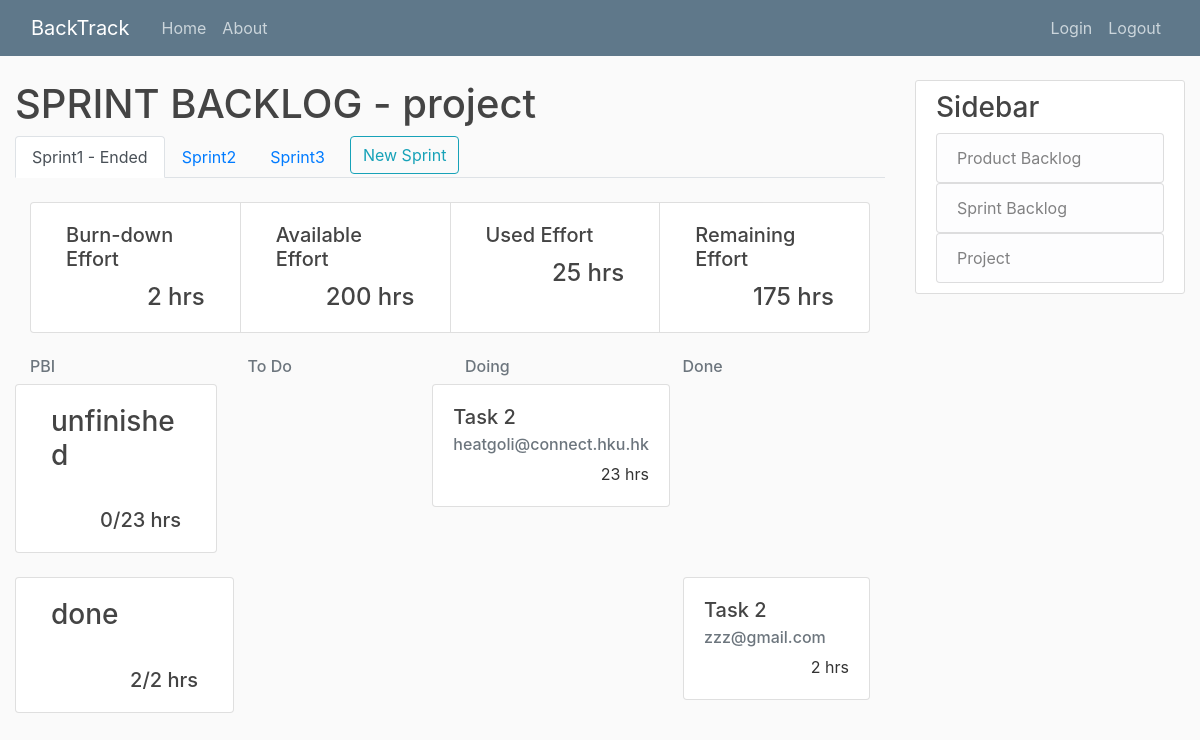
Screenshot of /project-sprint_18/ with the database file from the repository.
### project/models.py (models this page shows, shortened)
class Project(models.Model):
	title = models.CharField(max_length=20, unique=True)
	details = models.TextField()
	slug = models.SlugField(unique=True, default="")
	duration = models.IntegerField("Sprint Duration(week)", default=2)

### sprintBacklog/models.py (models this page shows, shortened)
class Sprint(models.Model):
	title = models.CharField(max_length=20, default="Sprint")
	available_effort = models.IntegerField()
	start_date = models.DateField(blank=True, null=True)
	details = models.TextField(null=True)
	project = models.ForeignKey(Project, on_delete=models.CASCADE, blank=True, null=True, default=None)
	status_choice = [
		('Not Started', 'Not Started'),
		('Started', 'Started'),
		('Ended', 'Ended'),
	]
	status = models.CharField(
		max_length = 20,
		choices = status_choice,
		default ='Not Started',
	)
	def save(self, *args, **kwargs):
		number_of_sprint = Sprint.objects.filter(project=self.project).count()
		if Sprint.objects.filter(project=self.project).count() == None:
			number_of_sprint = 1
		else:
			number_of_sprint += 1
		if self not in Sprint.objects.filter(project=self.project):
			self.title = "Sprint" + str(number_of_sprint)
		super().save(*args, **kwargs)

class Task(models.Model):
	title = models.CharField(max_length=20, default="Task")
	status_choice = [
		('To Do', 'To Do'),
		('Doing', 'Doing'),
		('Done', 'Done'),
	]
	status = models.CharField(
		max_length = 5,
		choices = status_choice,
		default ='To Do',
	)
	effort = models.IntegerField("effort(hour)")
	details = models.TextField(null=True)
	sprint = models.ForeignKey(Sprint, on_delete=models.CASCADE, default=None)
	PBI = models.ForeignKey(PBI, on_delete=models.CASCADE, default=None)
	task_owner = models.ForeignKey(User, on_delete=models.SET_NULL, default=None, null=True, blank=True)

### productBacklog/models.py (models this page shows, shortened)
class PBI(models.Model):
	priority = models.IntegerField()
	title = models.CharField(max_length=20)
	status_choice = [
		('To Do', 'To Do'),
		('Doing', 'Doing'),
		('Done', 'Done'),
		('Unfinished', 'Unfinished')
	]
	status = models.CharField(
		max_length = 20,
		choices = status_choice,
		default = 'To Do',
	)
	ESP = models.IntegerField("estimated story point")
	details = models.TextField()
	project = models.ForeignKey(Project, on_delete=models.CASCADE, blank=True, null=True, default=None)
	sprint = models.ManyToManyField(Sprint) # , blank=True, null=True, default=None)

### users/models.py (models this page shows, shortened)
class User(AbstractBaseUser):
	email				=	models.EmailField(verbose_name="email",max_length=60, unique=True)
	position			=	models.CharField(
								max_length=32,
							)
	username			=	models.CharField(max_length=10,unique=True)
	date_joined			=	models.DateTimeField(verbose_name='date joined', auto_now_add = True)
	last_login			=	models.DateTimeField(verbose_name='last login', auto_now=True)
	is_admin			=	models.BooleanField(default=False)
	is_active			=	models.BooleanField(default=True)
	is_staff			=	models.BooleanField(default=False)
	is_superuser		=	models.BooleanField(default=False)
	USERNAME_FIELD	=	'email'
	REQUIRED_FIELDS	=	['username',]
	objects = MyAccountManager()
	def __str__(self):
		return self.email

### sprintBacklog/views.py (the view)
# urls.py: path('<int:sprint>/', SprintBacklogListView.as_view(), name='sprint-home'),
class SprintBacklogListView(ListView):
	model = Sprint
	template_name = 'sprintBacklog/home.html'
	context_object_name = 'sprint'
	def get_queryset(self):
		queryset = Sprint.objects.filter(project_id=self.project).order_by('pk')
		index = 1
		for s in queryset:
			s.title = "Sprint" + str(index)
			s.save()
			index += 1
		return self.sprint
	def dispatch(self, request, *args, **kwargs):
		self.project = get_object_or_404(Project, slug=kwargs['project'])
		self.sprint = Sprint.objects.get(pk=kwargs['sprint'])
		return super().dispatch(request, *args, **kwargs)
	def get_context_data(self, **kwargs):
		context = super().get_context_data(**kwargs)
		context['project'] = self.project
		context['all_sprint'] = Sprint.objects.filter(project=self.project).order_by('pk')
		context['PBI'] = PBI.objects.filter(project=self.project, status='To Do')
		context['lastSprintEnded'] = Sprint.objects.filter(project=self.project).order_by('pk').last().status == 'Ended'
		task = []
		total = 0
		completed = 0
		for p in PBI.objects.filter(sprint=self.sprint):
			todo = Task.objects.filter(sprint=self.sprint).filter(status='To Do').filter(PBI=p)
			doing = Task.objects.filter(sprint=self.sprint).filter(status='Doing').filter(PBI=p)
			done = Task.objects.filter(sprint=self.sprint).filter(status='Done').filter(PBI=p)
			todoE = todo.aggregate(Sum('effort')).get('effort__sum') if todo else 0
			doingE = doing.aggregate(Sum('effort')).get('effort__sum') if doing else 0
			doneE = done.aggregate(Sum('effort')).get('effort__sum') if done else 0
			total += doneE + doingE + todoE
			completed += doneE
			tmp = {"pbi": p,
					"todo": todo,
					"doing": doing,
					"done": done,
					"finish": doneE,
					"not_finish": doingE + todoE + doneE
					}
			task.append(tmp)
		stat = {"completed": completed,
				"available": self.sprint.available_effort,
				"used": total,
				"remaining": self.sprint.available_effort - total
				}
		context['stat'] = stat
		context['task'] = task
		return context

### templates/SprintBacklog/home.html (shortened to what this page needs)
{% extends "base.html" %}
{% block content %}
	<h1>SPRINT BACKLOG - {{ project.title }}</h1>
	<ul class="nav nav-tabs" align="right">
		{% for s in all_sprint %}
		<li class="nav-item">
			{% if s.pk == sprint.pk %}
				<a class="nav-link active" href="{% url 'sprintBacklog-detail' project.slug s.pk %}">{{ s.title }} - {{ sprint.status }}</a>
			{% else %}
				<a class="nav-link" href="{% url 'sprint-home' project.slug s.pk %}">{{ s.title }}</a>
			{% endif %}
		</li>
		{% endfor %}
		{% if lastSprintEnded %}
		<li class="nav-item">
			<a class="btn btn-outline-info ml-2" href="{% url 'sprintBacklog-create' project.slug %}">New Sprint</a>
		</li>
		{% endif %}
	</ul>
	<div class="container-fluid">
	<div class="card-group">
		<div class="col-sm card">
			<div class="card-body">
				<h5 class="card-title">Burn-down Effort</h5>
				<h4 class="card-text" style="text-align: right">{{ stat.completed }} hrs</h4>
			</div>
		</div>
		<div class="col-sm card">
			<div class="card-body">
				<h5 class="card-title">Available Effort</h5>
				<h4 class="card-text" style="text-align: right">{{ stat.available }} hrs</h4>
			</div>
		</div>
		<div class="col-sm card">
			<div class="card-body">
				<h5 class="card-title">Used Effort</h5>
				<h4 class="card-text" style="text-align: right">{{ stat.used }} hrs</h4>
			</div>
		</div>
		<div class="col-sm card">
			<div class="card-body">
				<h5 class="card-title">Remaining Effort</h5>
				<h4 class="card-text" style="text-align: right">{{ stat.remaining }} hrs</h4>
			</div>
		</div>
	</div>
	</div>
	<div class="container">
		<div class="row">
			<div class="col-md">
				<h6 class="text-muted">PBI</h6>
			</div>
			<div class="col-md">
				<h6 class="text-muted">To Do</h6>
			</div>
			<div class="col-md">
				<h6 class="text-muted">Doing</h6>
			</div>
			<div class="col-md">
				<h6 class="text-muted">Done</h6>
			</div>
		</div>
	</div>
	{% for t in task %}
	<div class="container">
		<div class="row">
			<div class="col-sm card">
				<div class="card-body d-flex flex-column">
					<a href="{% url 'productBacklog-detail' project.slug t.pbi.pk %}"><h3 class="card-title">{{ t.pbi.title }}</h3></a>
					<h5 class="card-text mt-auto" style="text-align: right">{{ t.finish }}/{{ t.not_finish }} hrs</h5>
				</div>
			</div>
			<div class="col-md">
			</div>
			<div class="col-md">
			{% for i in t.doing %}
				<div class="card">
					<div class="card-body">
						<a href="{% url 'task-detail' project.slug sprint.pk i.pk %}">
							<h5 class="card-title">{{ i.title }}</h5>
						</a>
						<h6 class="card-subtitle mb-2 text-muted">{{ i.task_owner }}</h6>
						<p class="card-text" style="text-align: right;">{{ i.effort }} hrs</p>
					</div>
				</div class="card">
			{% endfor %}
			</div>
			<div class="col-md">
			{% for i in t.done %}
				<div class="card">
					<div class="card-body">
						<a href="{% url 'task-detail' project.slug sprint.pk i.pk %}">
							<h5 class="card-title">{{ i.title }}</h5>
						</a>
						<h6 class="card-subtitle mb-2 text-muted">{{ i.task_owner }}</h6>
						<p class="card-text" style="text-align: right;">{{ i.effort }} hrs</p>
					</div>
				</div class="card">
			{% endfor %}
			</div>
		</div>
	</div>
	{% endfor %}
{% endblock content %}

### productBacklog/static/PBI/main.css (style rules this page uses)
body { background: #fafafa; color: #333333; margin-top: 5rem; }
h1, h2, h3, h4, h5, h6 { color: #444444; }
ul { margin: 0; }

### rows the page displays
Project: title "project"
Sprint: title "Sprint1", status "Ended"
Sprint: title "Sprint2"
Sprint: title "Sprint3"
PBI: pbi "unfinished", finish "0", not_finish "23"
Task: title "Task 2", task_owner "heatgoli@connect.hku.hk", effort "23"
PBI: pbi "done", finish "2", not_finish "2"
Task: title "Task 2", task_owner "zzz@gmail.com", effort "2"

### other values shown
{{ stat.completed }} "2"
{{ stat.available }} "200"
{{ stat.used }} "25"
{{ stat.remaining }} "175"
